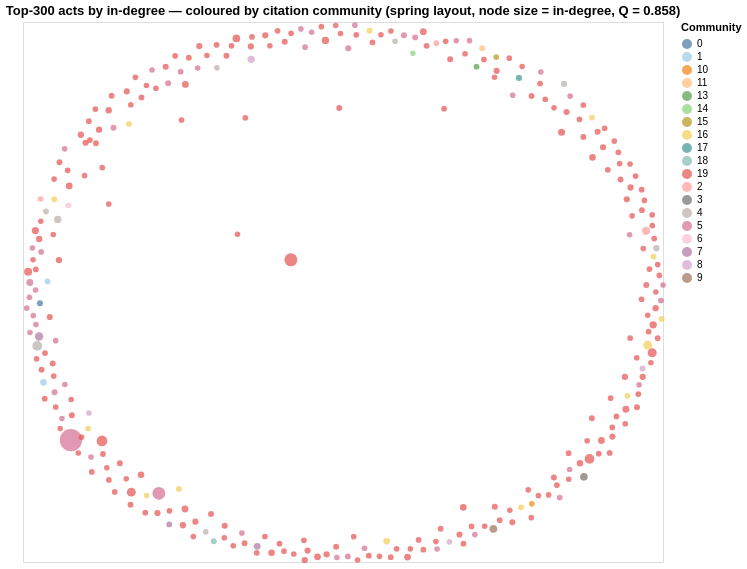

Notebook code cell kept with this figure:
### Markdown cell above
---
## Cell 8 — Community Structure: Do Citations Self-Organise into Legal Domains?

Louvain community detection is run on the **undirected projection of G\_bo\_di** using no
metadata whatsoever — only the topology of based\_on citation links. Communities are then
characterised *post-hoc* using act titles and institution labels to test whether the network
self-organises into recognisable legal domains.

If modularity Q is high (> 0.3) and communities align with domains (health law, tax law,
administrative law, etc.), that is a non-trivial finding: the citation structure encodes
substantive legal meaning without any semantic labelling. If communities cut across domains,
it means legal authority is cross-domain and domain-based analysis would miss important
structural dependencies.

### Code cell
# ── Community detection — Louvain on based_on citation graph ───────────────────
import re

_HR_STOP = {
    "o", "i", "u", "za", "na", "s", "iz", "od", "do", "te", "po", "a", "je",
    "zakon", "pravilnik", "uredba", "odluka", "rješenje", "naredba", "statut",
    "izmjenama", "dopunama", "izmjena", "dopuna", "kojim", "kojima", "kojom",
    "koji", "koja", "koje", "ovog", "ovoj", "ovim", "svim", "kojeg", "kojoj",
    "uvjetima", "uvjeti", "visini", "iznos", "iznosa", "koje", "kojega",
}

def _kw(nodes, top_n=5):
    words = []
    for n in nodes:
        title = G_bo_di.nodes[n].get("title") or ""
        words += [w.lower() for w in re.findall(r"[a-zšđčćžA-ZŠĐČĆŽ]{4,}", title)
                  if w.lower() not in _HR_STOP]
    return ", ".join(w for w, _ in Counter(words).most_common(top_n))

# Restrict to nodes that actually participate in at least one based_on edge —
# pure dangling nodes with degree-0 in the undirected projection would each form
# a singleton community and inflate the community count without adding information.
_bo_active = {n for n in G_bo_di.nodes()
              if G_bo_di.in_degree(n) + G_bo_di.out_degree(n) > 0}
G_bo_und = G_bo_di.subgraph(_bo_active).to_undirected()

print(f"Nodes with ≥1 based_on edge: {len(_bo_active):,} / {G_bo_di.number_of_nodes():,}")
print("Running Louvain…")
_comms = list(nx.community.louvain_communities(G_bo_und, seed=42))
_node_comm = {n: i for i, c in enumerate(_comms) for n in c}
_modularity = nx.community.modularity(G_bo_und, _comms)

print(f"Communities: {len(_comms)}  |  Modularity Q = {_modularity:.4f}")
print(f"Size range: {min(len(c) for c in _comms)} – {max(len(c) for c in _comms)} nodes")

# ── Characterise top 20 communities by size ───────────────────────────────────
_comm_rows = []
for rank, comm in enumerate(sorted(_comms, key=len, reverse=True)[:20]):
    top_acts = sorted(comm, key=lambda n: G_bo_di.in_degree(n), reverse=True)
    inst_cnt = Counter(inst_name.get(eli_to_inst.get(n), "?") for n in comm if n in eli_to_inst)
    top_inst, top_n = inst_cnt.most_common(1)[0] if inst_cnt else ("—", 0)
    top_title = (G_bo_di.nodes[top_acts[0]].get("title") or "")[:55] if top_acts else "—"
    top_deg   = G_bo_di.in_degree(top_acts[0]) if top_acts else 0
    _comm_rows.append({
        "Rank":          rank + 1,
        "Size":          len(comm),
        "Top inst.":     top_inst,
        "Inst %":        f"{top_n / len(comm):.0%}",
        "Keywords":      _kw(comm),
        "Top act [in-deg]": f"[{top_deg}] {top_title}",
    })

display(Markdown(f"### Citation communities — Louvain (Q = {_modularity:.3f})"))
display(pd.DataFrame(_comm_rows))

# ── Spring-layout scatter — top 300 acts by in-degree, coloured by community ──
print("Computing spring layout (top-300 nodes)…")
_top_nodes = sorted(_bo_active, key=lambda n: G_bo_di.in_degree(n), reverse=True)[:300]
_sub_und   = G_bo_und.subgraph(_top_nodes)
_pos       = nx.spring_layout(_sub_und, seed=42, k=0.55, iterations=80)

# Cap displayed communities at 20 for colour legibility
_n_show = min(len(_comms), 20)
_scatter_df = pd.DataFrame([
    {
        "x":         float(_pos[n][0]),
        "y":         float(_pos[n][1]),
        "community": str(min(_node_comm.get(n, 0), _n_show - 1)),
        "in_degree": G_bo_di.in_degree(n),
        "title":     (G_bo_di.nodes[n].get("title") or "")[:60],
    }
    for n in _top_nodes if n in _pos
])

display(
    alt.Chart(_scatter_df)
    .mark_point(filled=True, opacity=0.72)
    .encode(
        x=alt.X("x:Q", axis=None),
        y=alt.Y("y:Q", axis=None),
        color=alt.Color("community:N",
                        scale=alt.Scale(scheme="tableau20"),
                        legend=alt.Legend(title="Community")),
        size=alt.Size("in_degree:Q", scale=alt.Scale(range=[30, 500]), legend=None),
        tooltip=["title", "in_degree", "community"],
    )
    .properties(
        title=(f"Top-300 acts by in-degree — coloured by citation community "
               f"(spring layout, node size = in-degree, Q = {_modularity:.3f})"),
        width=640, height=540,
    )
)

### Figure 1 — Vega-Lite specification as saved in the notebook (floating-point values rounded to 4 significant figures; data arrays with more than 128 entries replaced by an {"elided": "..."} marker saying what was removed)
{"config": {"view": {"continuousWidth": 300, "continuousHeight": 300}}, "data": {"name": "data-31957966b596fceca46a70fbacfb4fe4"}, "mark": {"type": "point", "filled": true, "opacity": 0.72}, "encoding": {"color": {"field": "community", "legend": {"title": "Community"}, "scale": {"scheme": "tableau20"}, "type": "nominal"}, "size": {"field": "in_degree", "legend": null, "scale": {"range": [30, 500]}, "type": "quantitative"}, "tooltip": [{"field": "title", "type": "nominal"}, {"field": "in_degree", "type": "quantitative"}, {"field": "community", "type": "nominal"}], "x": {"axis": null, "field": "x", "type": "quantitative"}, "y": {"axis": null, "field": "y", "type": "quantitative"}}, "height": 540, "title": "Top-300 acts by in-degree — coloured by citation community (spring layout, node size = in-degree, Q = 0.858)", "width": 640, "$schema": "https://vega.github.io/schema/vega-lite/v6.4.1.json", "datasets": {"data-31957966b596fceca46a70fbacfb4fe4": {"elided": "300 records"}}}
